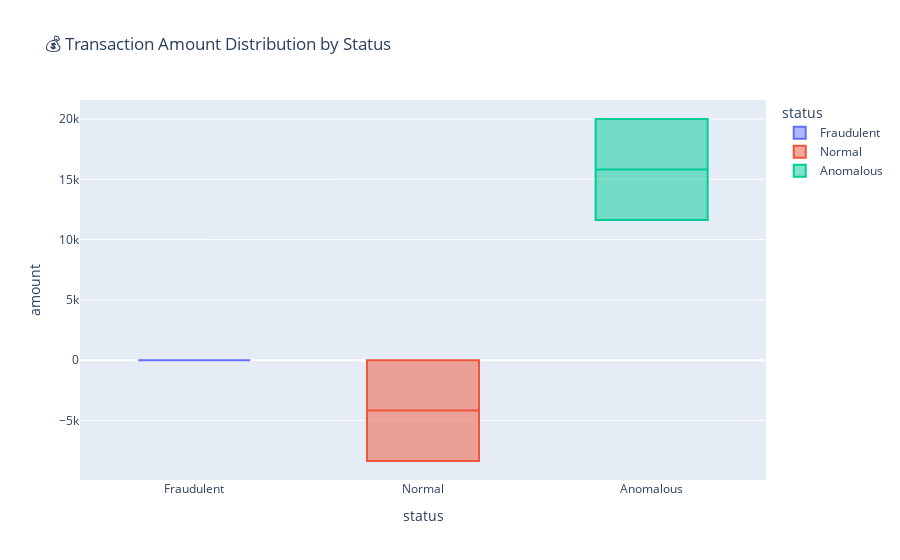

Notebook source saved alongside this figure:
### Code cell
px.box(df, x="status", y="amount", color="status", title="💰 Transaction Amount Distribution by Status")

### Figure 1 — Plotly figure (JSON) as saved in the notebook; plotly's stock layout.template omitted (floating-point values rounded to 4 significant figures)
{"data": [{"alignmentgroup": "True", "hovertemplate": "status=%{x}<br>amount=%{y}<extra></extra>", "legendgroup": "Fraudulent", "marker": {"color": "#636efa"}, "name": "Fraudulent", "notched": false, "offsetgroup": "Fraudulent", "orientation": "v", "showlegend": true, "type": "box", "x": ["Fraudulent"], "x0": " ", "xaxis": "x", "y": [1], "y0": " ", "yaxis": "y"}, {"alignmentgroup": "True", "hovertemplate": "status=%{x}<br>amount=%{y}<extra></extra>", "legendgroup": "Normal", "marker": {"color": "#EF553B"}, "name": "Normal", "notched": false, "offsetgroup": "Normal", "orientation": "v", "showlegend": true, "type": "box", "x": ["Normal", "Normal"], "x0": " ", "xaxis": "x", "y": [1, -8352.0], "y0": " ", "yaxis": "y"}, {"alignmentgroup": "True", "hovertemplate": "status=%{x}<br>amount=%{y}<extra></extra>", "legendgroup": "Anomalous", "marker": {"color": "#00cc96"}, "name": "Anomalous", "notched": false, "offsetgroup": "Anomalous", "orientation": "v", "showlegend": true, "type": "box", "x": ["Anomalous", "Anomalous"], "x0": " ", "xaxis": "x", "y": [20000.0, 11630.0], "y0": " ", "yaxis": "y"}], "layout": {"boxmode": "overlay", "legend": {"title": {"text": "status"}, "tracegroupgap": 0}, "title": {"text": "💰 Transaction Amount Distribution by Status"}, "xaxis": {"anchor": "y", "categoryarray": ["Fraudulent", "Normal", "Anomalous"], "categoryorder": "array", "domain": [0, 1], "title": {"text": "status"}}, "yaxis": {"anchor": "x", "domain": [0, 1], "title": {"text": "amount"}}}}
